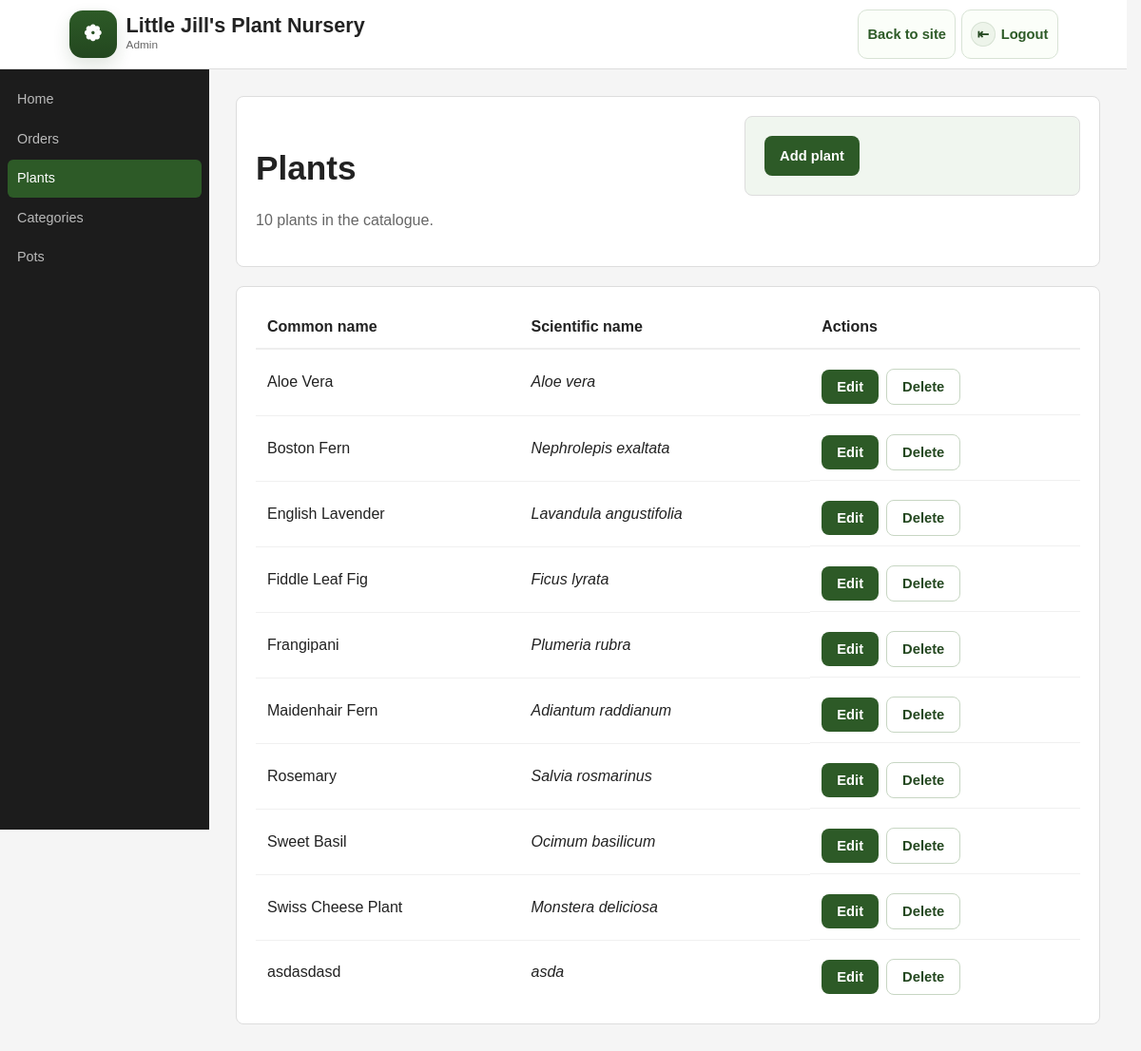
/admin/plants (signed in), run on the app's committed database.
### models.py (models this page shows, shortened)
class Plant(db.Model):
    id: Mapped[int] = mapped_column(primary_key=True)
    common_name: Mapped[str] = mapped_column(String(100))
    scientific_name: Mapped[Optional[str]] = mapped_column(String(100))
    category_id: Mapped[Optional[int]] = mapped_column(ForeignKey('category.id'))
    species_id: Mapped[Optional[int]] = mapped_column(ForeignKey('species.id'))
    variety_id: Mapped[Optional[int]] = mapped_column(ForeignKey('variety.id'))
    description: Mapped[Optional[str]] = mapped_column(String(200))
    colour: Mapped[Optional[str]] = mapped_column(String(50))
    growth_width: Mapped[Optional[float]] = mapped_column(Float)
    growth_height: Mapped[Optional[float]] = mapped_column(Float)
    fragrant: Mapped[Optional[bool]] = mapped_column(Boolean, default=False)
    frost_sensitive: Mapped[Optional[bool]] = mapped_column(Boolean, default=False)
    flowering_period: Mapped[Optional[str]] = mapped_column(String(200))
    light_requirements: Mapped[Optional[str]] = mapped_column(String(200))
    soil_requirements: Mapped[Optional[str]] = mapped_column(String(200))
    planting_advice: Mapped[Optional[str]] = mapped_column(String(200))
    watering_needs: Mapped[Optional[str]] = mapped_column(String(200))
    pruning_needs: Mapped[Optional[str]] = mapped_column(String(200))
    images: Mapped[Optional[list]] = mapped_column(JSON, default=list)
    plant_pots: Mapped[list["PlantPot"]] = relationship(back_populates="plant")
    cart_items: Mapped[list["CartItem"]] = relationship(back_populates="plant")

### admin.py (the view)
@admin_bp.route("/plants")
@staff_required
def plants():
    from models import Plant
    plants = Plant.query.order_by(Plant.common_name).all()
    return render_template("admin/plants.html", plants=plants)

### admin.py (called while the page is built)
def staff_required(f):
    @wraps(f)
    @login_required
    def decorated(*args, **kwargs):
        if not current_user.is_staff:
            abort(403)
        return f(*args, **kwargs)
    return decorated

### app.py (called while the page is built)
@login_manager.user_loader
def load_user(user_id):
    return User.query.get(int(user_id))

def get_active_cart(user):
    return (
        Cart.query.filter_by(user_id=user.id, status="active")
        .order_by(Cart.updated_at.desc(), Cart.id.desc())
        .first()
    )

def get_header_cart_summary():
    if not current_user.is_authenticated:
        return {
            "header_cart_item_count": 0,
            "header_cart_total": Decimal("0.00"),
        }
    cart = get_active_cart(current_user)
    if cart is None:
        return {
            "header_cart_item_count": 0,
            "header_cart_total": Decimal("0.00"),
        }
    summary = build_cart_summary(cart)
    return {
        "header_cart_item_count": summary["item_count"],
        "header_cart_total": summary["total"],
    }

@app.context_processor
def inject_header_cart_summary():
    return get_header_cart_summary()

### templates/admin/plants.html (shortened to what this page needs)
{% extends 'admin/_base.html' %}
{% block content %}
<section class="card hero" style="margin-bottom:20px;">
    <div>
        <h1>Plants</h1>
        <p class="muted">{{ plants|length }} plant{% if plants|length != 1 %}s{% endif %} in the catalogue.</p>
    </div>
    <div class="card hero-panel">
        <a class="button-link" href="{{ url_for('admin.create_plant') }}">Add plant</a>
    </div>
</section>
<section class="card">
    {% if plants %}
    <table class="data-table">
        <thead>
            <tr>
                <th>Common name</th>
                <th>Scientific name</th>
                <th>Actions</th>
            </tr>
        </thead>
        <tbody>
            {% for plant in plants %}
            <tr>
                <td>{{ plant.common_name }}</td>
                <td><em>{{ plant.scientific_name or '' }}</em></td>
                <td style="display:flex;gap:8px;align-items:center;">
                    <form method="get" action="{{ url_for('admin.plant_detail', id=plant.id) }}" style="display:inline">
                        <button class="button-link" type="submit">Edit</button>
                    </form>
                    <form method="post" action="{{ url_for('admin.delete_plant', id=plant.id) }}" style="display:inline" onsubmit="return confirm('Delete {{ plant.common_name }}? This cannot be undone.');">
                        <button class="button-link button-secondary" type="submit">Delete</button>
                    </form>
                </td>
            </tr>
            {% endfor %}
        </tbody>
    </table>
    {% else %}
    <p class="muted">No plants yet.</p>
    {% endif %}
</section>
{% endblock %}

### static/styles.css (style rules this page uses)
body { margin: 0; font-family: Arial, sans-serif; background: #f5f5f5; color: #222; line-height: 1.5; }
html { scrollbar-gutter: stable; }
.card { background: #fff; border: 1px solid #ddd; border-radius: 8px; padding: 20px; margin-bottom: 20px; }
.hero { display: grid; grid-template-columns: 1.4fr 1fr; gap: 20px; align-items: start; }
.hero h1 { margin-bottom: 8px; font-size: 2.2rem; }
.hero-panel { background: #f0f6ef; }
.muted { color: #666; }
.data-table { width: 100%; border-collapse: collapse; }
.data-table th, .data-table td { padding: 10px 12px; text-align: left; border-bottom: 1px solid #f0f0f0; }
.data-table th { font-weight: 600; border-bottom: 2px solid #eee; }
.data-table tr:last-child td { border-bottom: none; }
button { padding: 10px 14px; border: none; border-radius: 6px; background: #2d5a27; color: #fff; cursor: pointer; }
.button-link { display: inline-flex; align-items: center; justify-content: center; padding: 10px 16px; border-radius: 8px; background: #2d5a27; color: #fff; text-decoration: none; font-weight: 600; font-size: 0.92rem; border: none; cursor: pointer; }
.button-secondary { background: #fff; color: #23471f; border: 1px solid #c7d6c3; }
button { width: 100%; padding: 12px; margin-top: 10px; font-size: 16px; border: none; border-radius: 5px; cursor: pointer; }

### data on the page
Plant: common_name "Aloe Vera", scientific_name "Aloe vera"
Plant: common_name "Boston Fern", scientific_name "Nephrolepis exaltata"
Plant: common_name "English Lavender", scientific_name "Lavandula angustifolia"
Plant: common_name "Fiddle Leaf Fig", scientific_name "Ficus lyrata"
Plant: common_name "Frangipani", scientific_name "Plumeria rubra"
Plant: common_name "Maidenhair Fern", scientific_name "Adiantum raddianum"
Plant: common_name "Rosemary", scientific_name "Salvia rosmarinus"
Plant: common_name "Sweet Basil", scientific_name "Ocimum basilicum"
Plant: common_name "Swiss Cheese Plant", scientific_name "Monstera deliciosa"
Plant: common_name "asdasdasd", scientific_name "asda"

### other printed values
{{ plants|length }} "10"
